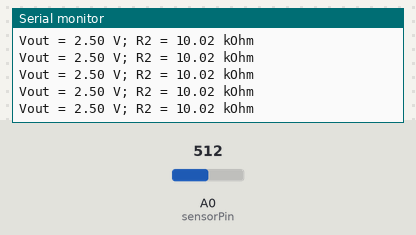
Simulated run of this sketch. Board: Arduino Uno, built with avr-gcc and run on an emulated ATmega328P. On the bench: the last lines printed to the serial monitor. The test bench sets the inputs (shaded band); at power-on: A0 (sensorPin) = 512.

Above: at 1.2 s.
1.3 s: A0 (sensorPin) set to 1008
At 1.69 s:
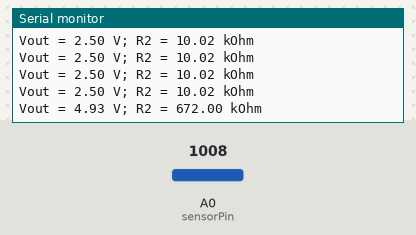
2.8 s: A0 (sensorPin) set to 1023
At 3.19 s:
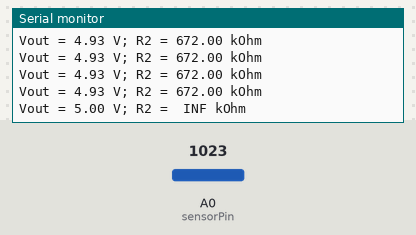

Measured:
- the behaviour switches between 1022 and 1023 on A0 (sensorPin) (found by bisection; images 1 and 2)
- after the input at 1.3 s, the serial monitor: prints a new line after 0.21 s (image 1)
- after the input at 2.8 s, the serial monitor: prints a new line after 0.21 s (image 2)

The sketch:

Photoresistor_Voltage_Divider.ino
```cpp
#define sensorPin A0
const float Vin = 5.0;    // Volts
const float R1 = 10000;  // Ohms
void setup() {

  // put your setup code here, to run once:
  Serial.begin(9600);
}

void loop() {

  // Read ADC and convert to Voltage
  int adcValue = analogRead(sensorPin);
  float Vout = adcValue * (5.00 / 1023.0);

  // Calculate R2(Photoresistor) in kilohms based on R1, Vin, and Vout
  float R2 = R1/(Vin/Vout - 1);
  R2 = R2 / 1000;

  // Print Vout and R2 to console
  Serial.println("Vout = " + String(Vout) + " V; R2 = " + String(R2) + " kOhm");
  delay(250);
}
```
